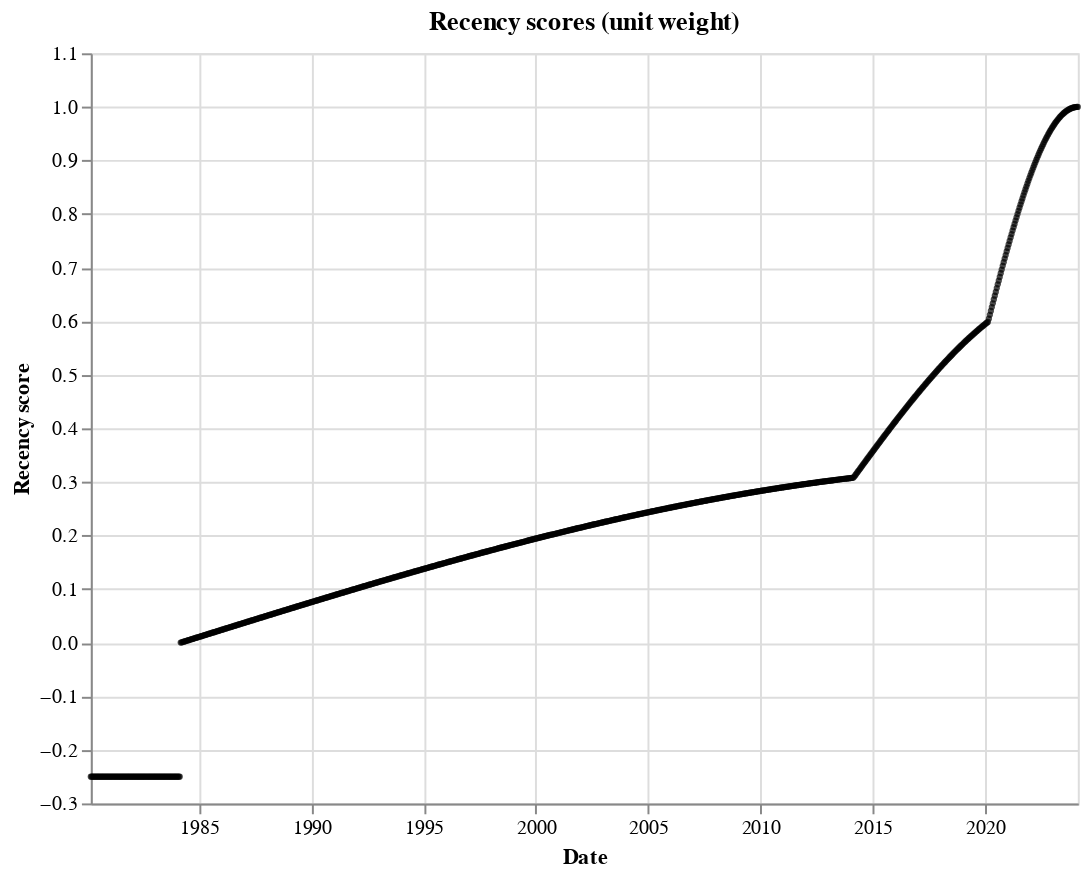

This figure's notebook cell:
### Markdown cell above
Recency can seem quite complex at first, let's see how the score looks like for the relevant time periods

### Code cell
recency_plotter = RecencyPlotter(recency_space)
chart = recency_plotter.plot_recency_curve()
chart

### Figure 1 — Vega-Lite specification as saved in the notebook (floating-point values rounded to 4 significant figures; data arrays with more than 128 entries replaced by an {"elided": "..."} marker saying what was removed)
{"$schema": "https://vega.github.io/schema/vega-lite/v5.16.3.json", "config": {"view": {"continuousHeight": 300, "continuousWidth": 300}}, "data": {"name": "data-73b1c900a9d1789f6fafcd700a410b1c"}, "datasets": {"data-73b1c900a9d1789f6fafcd700a410b1c": {"elided": "1000 records"}}, "encoding": {"tooltip": [{"field": "date", "type": "temporal"}], "x": {"field": "date", "title": "Date", "type": "temporal"}, "y": {"field": "score", "title": "Recency score", "type": "quantitative"}}, "height": 380, "mark": {"color": "black", "filled": true, "size": 10, "type": "point"}, "title": "Recency scores (unit weight)", "width": 500}
